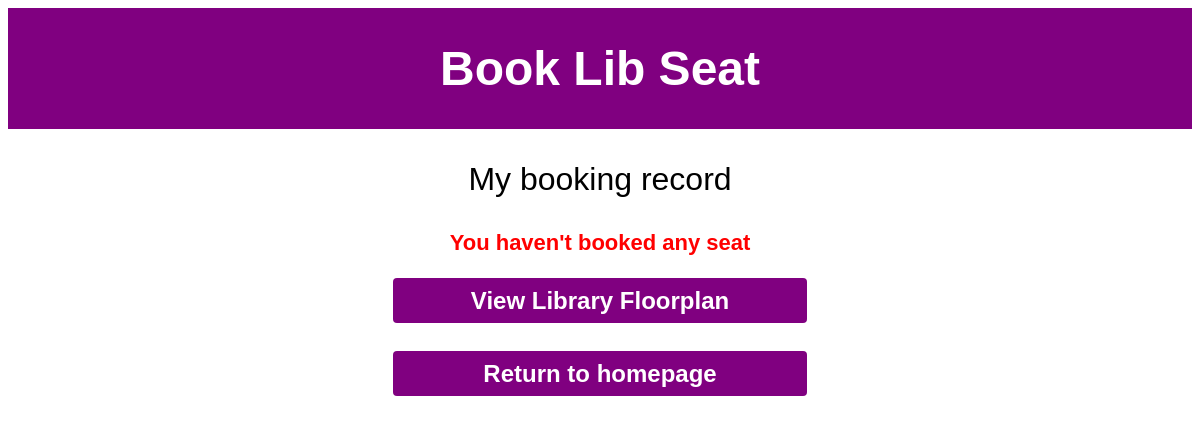
The page /viewbook.php (signed in) on the database as committed earlier.
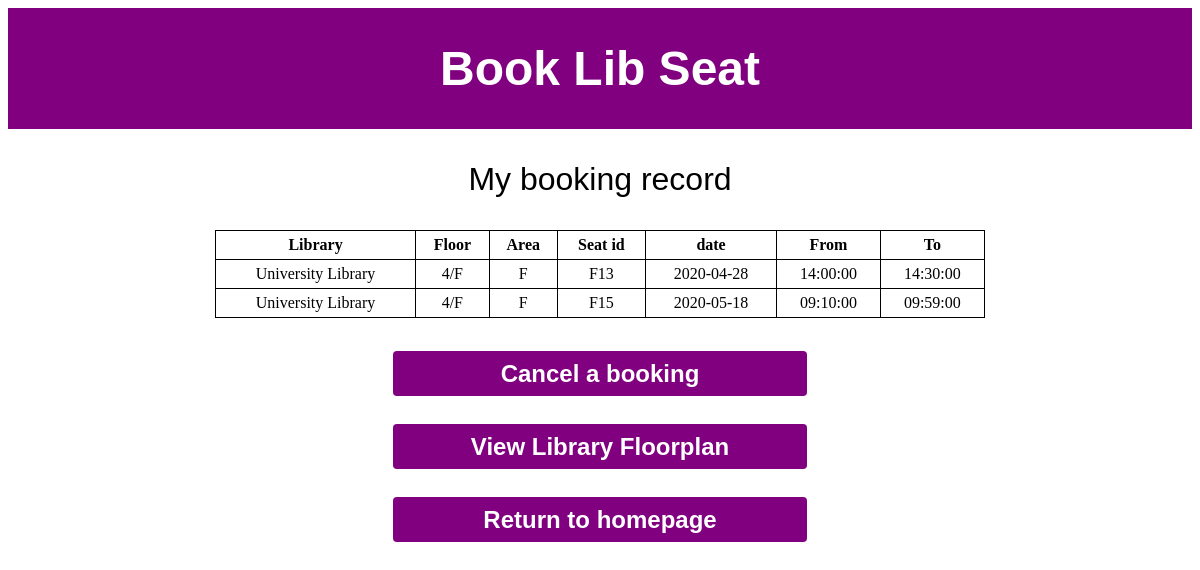
The same page on the database as committed later.
### tables this page shows
CREATE TABLE `bookrecord` (
  `bookid` int(11) NOT NULL,
  `sid` varchar(11) NOT NULL,
  `bookdate` date NOT NULL,
  `starttime` time NOT NULL,
  `endtime` time NOT NULL,
  `seatid` varchar(11) NOT NULL,
  `area` char(2) NOT NULL,
  `lib` varchar(11) NOT NULL
);

CREATE TABLE `areainfo` (
  `area` char(2) NOT NULL,
  `lib` char(50) NOT NULL,
  `seatnum` int(6) NOT NULL,
  `floor` varchar(6) NOT NULL
);

### viewbook.php (the view, shortened to what this page needs)
<?php
    require 'includes/bls.dbh.php';
?>
<!DOCTYPE html>
<html>
<head>
    <link rel="stylesheet" href="stylesheets/home.style.css">
</head>
<body>
    <header><h1 class="title">Book Lib Seat</h1></header>
    <p class="chooselib">
        My booking record
    </p>
    <?php
         $gsid = $_SESSION['sid'];
         $selsql = "SELECT bookdate, starttime, endtime, lib, area, seatid FROM bookrecord WHERE sid=? AND bookdate>=CURRENT_DATE() ORDER BY bookdate ASC";
         $stmt = mysqli_stmt_init($conn);
         if(mysqli_stmt_prepare($stmt, $selsql)){
            mysqli_stmt_bind_param($stmt, "s", $gsid);
            mysqli_stmt_execute($stmt);
            $result = mysqli_stmt_get_result($stmt);
        }
         if(!mysqli_num_rows($result)) {
             echo "<p align='center' style='font-size:22px;font-family:arial;color:red;font-weight:bold;'>
             You haven't booked any seat<br></p>";
         }
         else {
             echo '<table style="width:65%">
             <tr>
                 <th>Library</th>
                 <th>Floor</th>
                 <th>Area</th>
                 <th>Seat id</th>
                 <th>date</th>
                 <th>From</th>
                 <th>To</th>
             </tr>';
             while($row = mysqli_fetch_assoc($result)) {
                $getfloorsql = "SELECT `floor` FROM `areainfo` WHERE `area`=? AND `lib`=?";
                $stmt = mysqli_stmt_init($conn);
                if(mysqli_stmt_prepare($stmt, $getfloorsql)){
                   mysqli_stmt_bind_param($stmt, "ss", $row['area'], $row['lib']);
                   mysqli_stmt_execute($stmt);
                   $getfloorresult = mysqli_stmt_get_result($stmt);
               }
                $getfloorrow = mysqli_fetch_array($getfloorresult);
                 echo "<tr>";
                 $library=$row['lib'];
                 if($library=="ulib"){
                     echo "<td>University Library</td>";
                 }
                 echo "
                 <td>".$getfloorrow['floor']."/F</td>
                 <td>".$row['area']."</td>
                 <td>".$row['seatid']."</td>
                 <td>".$row['bookdate']."</td>
                 <td>".$row['starttime']."</td>
                 <td>".$row['endtime']."</td>
             </tr>";
             }
             echo "</table><br>";
         }
        echo '<form method="post">';
        if(mysqli_num_rows($result)){
           echo'<button name="delbook">Cancel a booking</button>';
        }
        echo'<button name="floorplan">View Library Floorplan</button>
            <button name="home">Return to homepage</button>
        </form>';
    ?>
</body>
</html>

Rows that differ between the two databases and show on the page:
added bookrecord: lib "University Library", areainfo.floor "4", area "F", seatid "F13", bookdate "2020-04-28", starttime "14:00:00", endtime "14:30:00"
added bookrecord: lib "University Library", areainfo.floor "4", area "F", seatid "F15", bookdate "2020-05-18", starttime "09:10:00", endtime "09:59:00"
Other text that changed with them:
text no longer shown: "You haven't booked any seat"
text now shown: "Library Floor Area Seat id date From To Cancel a booking"
